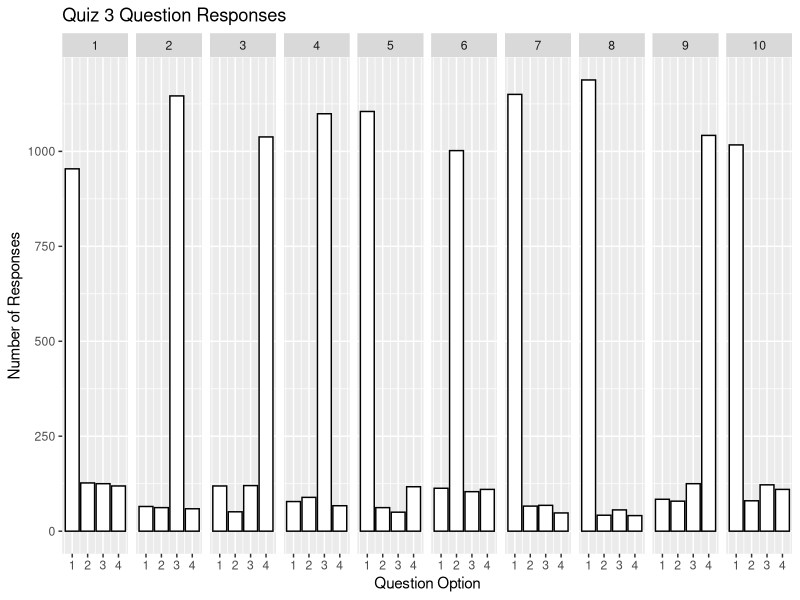

Recreate this plot in R.
# Samuel Crane
# http://www.samuelcrane.com
# https://github.com/samuelcrane
#
# R code
# Updated: 2013-10-01
# Faceted bar chart of quantitative quiz results from Coursera MOOC data
# Format of CSV input file:
# question,option,responses,option_text
# 1,1,2227,option text
# 1,2,112,option text
# ...


library('ggplot2')

# Faceted bar charts of Quiz Question responses
# The input CSV file here is a cleaned version of the Quiz Summary TXT file that Coursera provides
# See example quiz_response_table.csv file
quizResp <- read.csv('quiz_response_table.csv')
quizNumber <- "Quiz 3 Question Responses"
qh <- ggplot(quizResp, aes(x=option, y=responses)) 
qh <- qh + geom_bar(binwidth=.5, colour="black", fill="white", stat="identity")
qh <- qh + facet_grid(. ~ question)
qh <- qh + labs(title = quizNumber, x = "Question Option", y = "Number of Responses") 
qh
